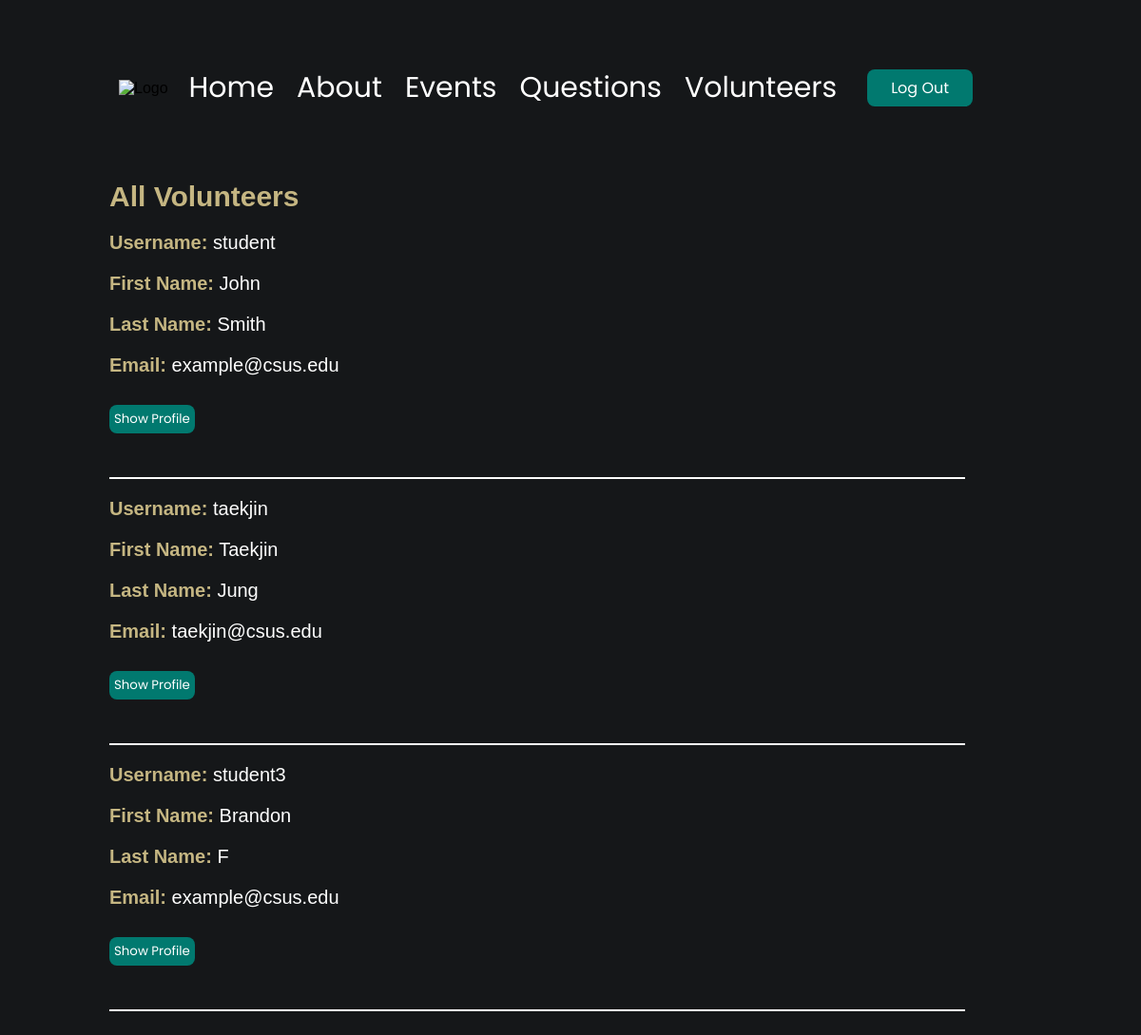
/volunteers.php (signed in), run on the app's committed database.
### tables this page shows
CREATE TABLE `users` (
  `id` bigint(20) NOT NULL,
  `user_id` bigint(20) NOT NULL,
  `user_name` varchar(50) NOT NULL,
  `password` varchar(100) NOT NULL,
  `email` varchar(50) NOT NULL,
  `firstname` varchar(50) NOT NULL,
  `lastname` varchar(50) NOT NULL,
  `date` timestamp NOT NULL DEFAULT current_timestamp() ON UPDATE current_timestamp(),
  `user_type` varchar(20) NOT NULL DEFAULT 'user'
);

### volunteers.php (the view, shortened to what this page needs)
<?php
include("database.php");
$query = "SELECT users.*, user_info.about_me, user_info.experience, user_info.accommodations FROM users ";
$query .= "LEFT OUTER JOIN user_info ON users.user_id = user_info.user_id ";
$query .= "WHERE users.user_type = 'user'";
$result = mysqli_query($con, $query);
?>
<!DOCTYPE html>
<html lang="en">
<head>
  <link rel="stylesheet" href="styleMain.css" />
</head>
<body>
  <div class="container">
    <div class="content">
      <header>
        <img src="images/saclogo.png" alt="Logo" />
        <nav>
          <a href="admin_home.php">Home</a>
          <a href="admin_about.php">About</a>
          <a href="admin_events.php">Events</a>
          <a href="admin_questions.php">Questions</a>
          <a href="volunteers.php">Volunteers</a>
        </nav>
        <div class="logout"><a href="logout.php">Log Out</a></div>
      </header>
      <h1>All Volunteers</h1>
      <div class="userList">
        <?php
          if (mysqli_num_rows($result) > 0) {
            while ($row = mysqli_fetch_assoc($result)) {
              echo "<div class='userItem'>";
              echo "<p><strong><span style=\"color: #C5B682;\">Username:</span></strong> <span style=\"color: white;\">{$row['user_name']}</span></p>";
              echo "<p><strong><span style=\"color: #C5B682;\">First Name:</span></strong> <span style=\"color: white;\">{$row['firstname']}</span></p>";
              echo "<p><strong><span style=\"color: #C5B682;\">Last Name:</span></strong> <span style=\"color: white;\">{$row['lastname']}</span></p>";
              echo "<p><strong><span style=\"color: #C5B682;\">Email:</span></strong> <span style=\"color: white;\">{$row['email']}</span></p>";
              echo "<button class='delete-button' onclick=\"toggleAdditionalInfo('additionalInfo{$row['user_id']}')\">Show Profile</button>";
              echo "</div><br><br>";
              echo "<div class='line'></div>";
            }
          } else {
            echo "No users available.";
          }
        ?>
      </div>
    </div>
  </div>
</body>
</html>

### styleMain.css (style rules this page uses)
body { margin: 0; font-family: Arial, sans-serif; display: flex; min-height: 100vh; background-color: #151719; opacity: 1; transition: opacity 0.5s ease-in-out; animation: fade-up 0.5s; }
.container { display: flex; flex: 1; max-width: 1000px; margin: auto; margin-top: 0; animation: fade-up 0.5s; }
.content { flex-grow: 1; padding: 15px; }
.line { margin-bottom: 10px; background-color: white; height: 2px; }
.logout a { background-color: #01796F; border: none; color: white; padding: 7px 25px; text-align: start; text-decoration: none; display: inline-block; margin: 48px 20px; cursor: pointer; border-radius: 8px; transition: background-color 0.3s ease; font-family: 'Poppins', sans-serif; }
header { display: flex; align-items: center; padding: 10px; }
header img { max-width: 100px; margin-right: 10px; }
nav { display: flex; }
nav a { color: white; text-decoration: none; text-underline-offset: 1px; padding: 0 12px; position: relative; transition: color 0.3s ease; font-family: 'Poppins', sans-serif; font-size: 30px; }
h1 { font-size: 30px; color:#C5B682 }
.register-button, .unregister-button, .add-event-button, .delete-button { background-color: #01796F; border: none; color: white; padding: 5px 5px; margin-top: 10px; text-align: start; text-decoration: none; display: inline-block; cursor: pointer; border-radius: 8px; transition: background-color 0.3s ease; font-family: 'Poppins', sans-serif; }
.userList { width: 900px; font-size: 20px; }
header { width: 1000px; }

### data on the page
users: user_name "student", firstname "John", lastname "Smith", email "example@csus.edu"
users: user_name "taekjin", firstname "Taekjin", lastname "Jung", email "taekjin@csus.edu"
users: user_name "student3", firstname "Brandon", lastname "F", email "example@csus.edu"
